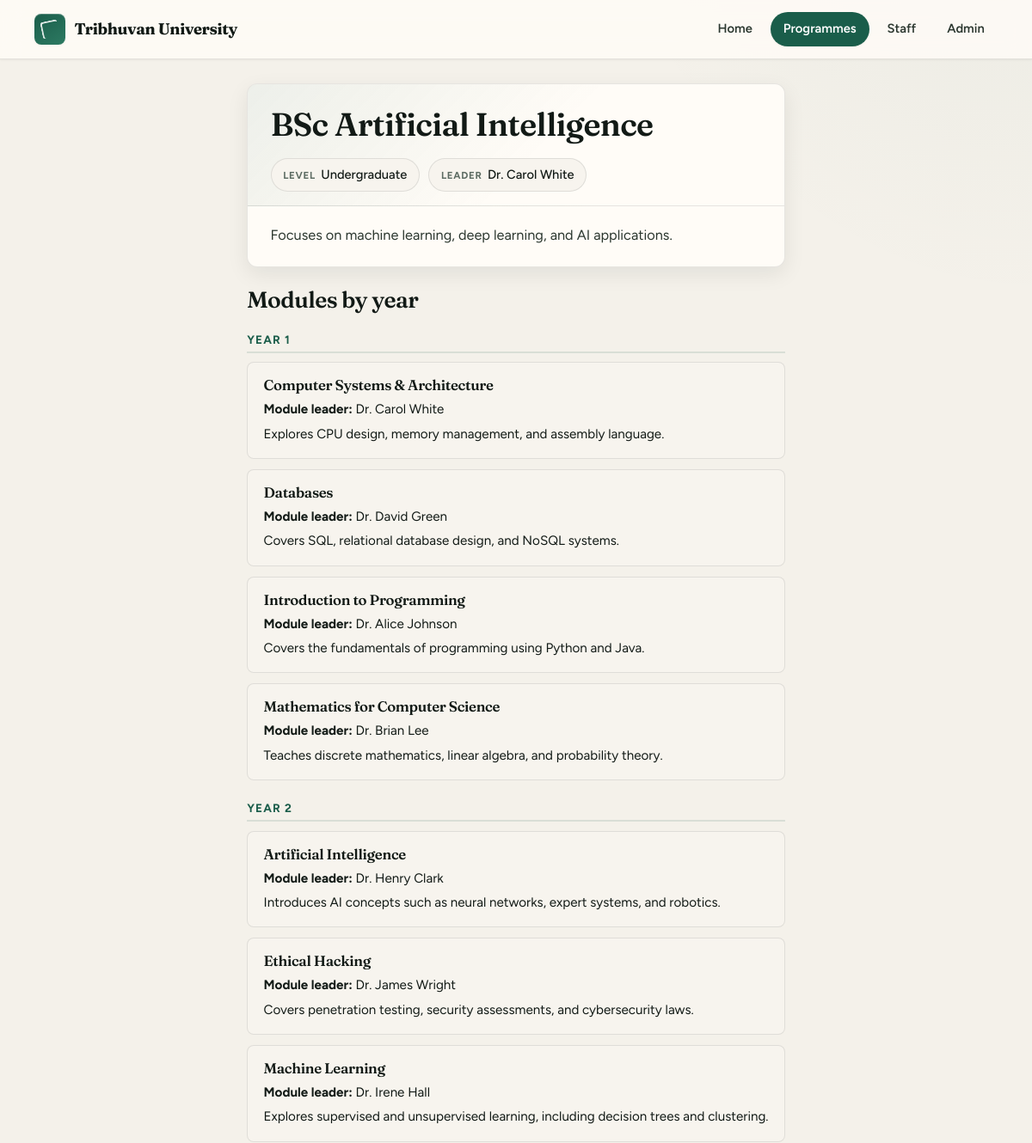
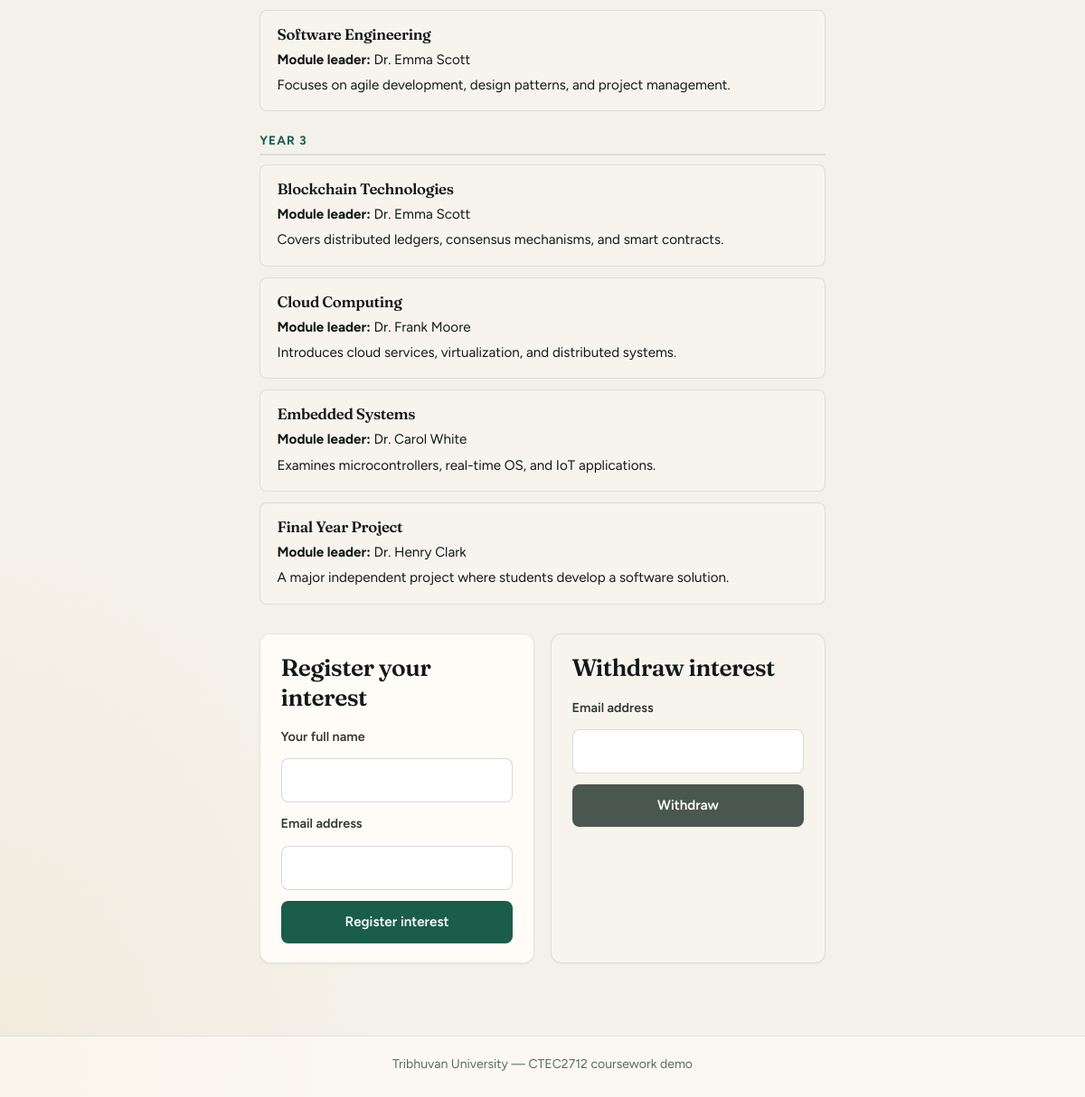
The page /programme/3 on the database its author committed (2 pictures, top to bottom).
### tables this page shows
CREATE TABLE Programmes (
    ProgrammeID INT PRIMARY KEY AUTO_INCREMENT,
    ProgrammeName VARCHAR(150) NOT NULL,
    LevelID INT NOT NULL,
    ProgrammeLeaderID INT NULL,
    Description TEXT NULL,
    Image VARCHAR(255) NULL,
    IsPublished TINYINT(1) NOT NULL DEFAULT 1,
    FOREIGN KEY (LevelID) REFERENCES Levels(LevelID) ON DELETE RESTRICT ON UPDATE CASCADE,
    FOREIGN KEY (ProgrammeLeaderID) REFERENCES Staff(StaffID) ON DELETE SET NULL ON UPDATE CASCADE,
    INDEX idx_programmes_level (LevelID),
    INDEX idx_programmes_published (IsPublished)
);

CREATE TABLE Levels (
    LevelID INT PRIMARY KEY,
    LevelName VARCHAR(50) NOT NULL UNIQUE
);

CREATE TABLE Staff (
    StaffID INT PRIMARY KEY,
    Name VARCHAR(120) NOT NULL,
    Username VARCHAR(80) NULL UNIQUE,
    PasswordHash VARCHAR(255) NULL
);

CREATE TABLE ProgrammeModules (
    ProgrammeModuleID INT PRIMARY KEY AUTO_INCREMENT,
    ProgrammeID INT NOT NULL,
    ModuleID INT NOT NULL,
    Year TINYINT NOT NULL,
    FOREIGN KEY (ProgrammeID) REFERENCES Programmes(ProgrammeID) ON DELETE CASCADE ON UPDATE CASCADE,
    FOREIGN KEY (ModuleID) REFERENCES Modules(ModuleID) ON DELETE CASCADE ON UPDATE CASCADE,
    CONSTRAINT chk_programmemodules_year CHECK (Year BETWEEN 1 AND 4),
    UNIQUE KEY uq_programme_module_year (ProgrammeID, ModuleID, Year),
    INDEX idx_programmemodules_programme_year (ProgrammeID, Year),
    INDEX idx_programmemodules_module (ModuleID)
);

CREATE TABLE Modules (
    ModuleID INT PRIMARY KEY AUTO_INCREMENT,
    ModuleName VARCHAR(150) NOT NULL,
    ModuleLeaderID INT NULL,
    Description TEXT NULL,
    Image VARCHAR(255) NULL,
    FOREIGN KEY (ModuleLeaderID) REFERENCES Staff(StaffID) ON DELETE SET NULL ON UPDATE CASCADE,
    INDEX idx_modules_leader (ModuleLeaderID)
);

### app/core/Controller.php (called while the page is built, shortened)
<?php
class Controller
{
    protected function view(string $template, array $data = []): void
    {
        include __DIR__ . '/../views/layout.php';
    }
}

### app/controllers/StudentController.php (called while the page is built, shortened)
<?php
final class StudentController extends Controller
{
    private ProgrammeModel $programmes;
    public function __construct()
    {
        $this->programmes = new ProgrammeModel();
    }
    public function show(int $id): void
    {
        $programme = $this->programmes->find($id);
        $this->view('student/show', [
            'programme' => $programme,
            'modulesByYear' => $this->programmes->modulesByYear($id),
        ]);
    }
}

### app/bootstrap.php (called while the page is built, shortened)
<?php
$config = require __DIR__ . '/config/config.php';
spl_autoload_register(static function (string $class): void {
    $prefixes = [
        'Core\\' => __DIR__ . '/core/',
        'Controllers\\' => __DIR__ . '/controllers/',
        'Models\\' => __DIR__ . '/models/',
    ];
    foreach ($prefixes as $prefix => $baseDir) {
        if (str_starts_with($class, $prefix)) {
            $relative = substr($class, strlen($prefix));
            $path = $baseDir . str_replace('\\', '/', $relative) . '.php';
            return;
        }
    }
});
function app_config(string $key)
{
    global $config;
    $parts = explode('.', $key);
    $value = $config;
    foreach ($parts as $part) {
        $value = $value[$part];
    }
    return $value;
}
function e(?string $value): string
{
    return htmlspecialchars((string) $value, ENT_QUOTES | ENT_SUBSTITUTE, 'UTF-8');
}
function request_base_path(): string
{
    static $cached = null;
    if ($cached !== null) {
        return $cached;
    }
    $script = (string) ($_SERVER['SCRIPT_NAME'] ?? '/index.php');
    $dir = str_replace('\\', '/', dirname($script));
    $cached = ($dir === '/' || $dir === '.') ? '' : rtrim($dir, '/');
    return $cached;
}
function url(string $path = '/'): string
{
    $base = request_base_path();
    if ($path === '' || $path === '/') {
        return $base === '' ? '/' : $base . '/';
    }
    $path = $path[0] === '/' ? $path : '/' . $path;
    return $base . $path;
}

### app/config/config.php (called while the page is built, shortened)
<?php
return [
    'db' => [
        'host' => getenv('DB_HOST') ?: '127.0.0.1',
        'port' => getenv('DB_PORT') ?: '3306',
        'socket' => getenv('DB_SOCKET') ?: '',
        'name' => getenv('DB_NAME') ?: 'student_course_hub',
        'user' => getenv('DB_USER') ?: 'root',
        'pass' => getenv('DB_PASS') ?: '',
        'charset' => 'utf8mb4',
    ],
    'app' => [
        'name' => 'Tribhuvan University',
        'base_path' => '',
    ],
];

### app/core/Database.php (called while the page is built, shortened)
<?php
final class Database
{
    private static ?PDO $pdo = null;
    public static function connection(): PDO
    {
        if (self::$pdo !== null) {
            return self::$pdo;
        }
        $host = app_config('db.host');
        $port = app_config('db.port');
        $socket = (string) app_config('db.socket');
        $name = app_config('db.name');
        $charset = app_config('db.charset');
        $user = app_config('db.user');
        $pass = app_config('db.pass');
        $dsn = $socket !== ''
            ? "mysql:unix_socket={$socket};dbname={$name};charset={$charset}"
            : "mysql:host={$host};port={$port};dbname={$name};charset={$charset}";
        try {
            self::$pdo = new PDO($dsn, $user, $pass, [
                PDO::ATTR_ERRMODE => PDO::ERRMODE_EXCEPTION,
                PDO::ATTR_DEFAULT_FETCH_MODE => PDO::FETCH_ASSOC,
                PDO::ATTR_EMULATE_PREPARES => false,
            ]);
        } catch (PDOException $exception) {
            throw new RuntimeException('Database connection failed: ' . $exception->getMessage());
        }
        return self::$pdo;
    }
}

### app/models/ProgrammeModel.php (called while the page is built, shortened)
<?php
final class ProgrammeModel
{
    private PDO $db;
    public function __construct()
    {
        $this->db = Database::connection();
    }
    public function find(int $id, bool $adminMode = false): ?array
    {
        $sql = "SELECT p.*, l.LevelName, s.Name AS ProgrammeLeader
                FROM Programmes p
                JOIN Levels l ON l.LevelID = p.LevelID
                LEFT JOIN Staff s ON s.StaffID = p.ProgrammeLeaderID
                WHERE p.ProgrammeID = :id";
        if (!$adminMode) {
            $sql .= " AND p.IsPublished = 1";
        }
        $stmt = $this->db->prepare($sql);
        $stmt->execute(['id' => $id]);
        $row = $stmt->fetch();
        return $row ?: null;
    }
    public function modulesByYear(int $programmeId): array
    {
        $stmt = $this->db->prepare(
            "SELECT pm.Year, m.ModuleName, m.Description, m.Image, s.Name AS ModuleLeader
             FROM ProgrammeModules pm
             JOIN Modules m ON m.ModuleID = pm.ModuleID
             LEFT JOIN Staff s ON s.StaffID = m.ModuleLeaderID
             WHERE pm.ProgrammeID = :id
             ORDER BY pm.Year, m.ModuleName"
        );
        $stmt->execute(['id' => $programmeId]);
        $rows = $stmt->fetchAll();
        $grouped = [];
        foreach ($rows as $row) {
            $year = (int) $row['Year'];
            $grouped[$year][] = $row;
        }
        return $grouped;
    }
}

### app/views/student/show.php (the view, shortened to what this page needs)
<article class="programme-detail programme-detail--hero">
    <header class="programme-detail__header">
        <h1><?= e($programme['ProgrammeName']) ?></h1>
        <ul class="meta-chips" aria-label="Programme summary">
            <li><span class="meta-chips__label">Level</span> <?= e($programme['LevelName']) ?></li>
            <li><span class="meta-chips__label">Leader</span> <?= e($programme['ProgrammeLeader'] ?? 'TBA') ?></li>
        </ul>
    </header>
    <p><?= e($programme['Description'] ?? '') ?></p>
</article>
<section class="page-block">
    <h2 class="section-title">Modules by year</h2>
    <?php foreach ($modulesByYear as $year => $modules): ?>
        <h3 class="year-heading">Year <?= (int) $year ?></h3>
        <ul class="module-list">
            <?php foreach ($modules as $module): ?>
                <li class="module-list__item">
                    <h4 class="module-list__title"><?= e($module['ModuleName']) ?></h4>
                    <p><strong>Module leader:</strong> <?= e($module['ModuleLeader'] ?? 'TBA') ?></p>
                    <p><?= e($module['Description'] ?? '') ?></p>
                </li>
            <?php endforeach; ?>
        </ul>
    <?php endforeach; ?>
</section>
<section class="interest-grid page-block">
    <div class="interest-panel">
        <h2 class="section-title">Register your interest</h2>
        <form method="post" action="<?= e(url('/interest/register')) ?>">
            <label for="student_name">Your full name</label>
            <input id="student_name" name="student_name" required maxlength="100">
            <label for="email">Email address</label>
            <input id="email" type="email" name="email" required maxlength="255">
            <button type="submit">Register interest</button>
        </form>
    </div>
    <div class="interest-panel interest-panel--muted">
        <h2 class="section-title">Withdraw interest</h2>
        <form method="post" action="<?= e(url('/interest/withdraw')) ?>">
            <label for="withdraw_email">Email address</label>
            <input id="withdraw_email" type="email" name="email" required maxlength="255">
            <button type="submit" class="secondary">Withdraw</button>
        </form>
    </div>
</section>

### rows shown on the page
programmes: ProgrammeName "BSc Artificial Intelligence", LevelID.LevelName "Undergraduate", ProgrammeLeaderID.Name "Dr. Carol White", Description "Focuses on machine learning, deep learning, and AI applications."
programmemodules: ModuleID.ModuleName "Computer Systems & Architecture", staff.Name "Dr. Carol White", ModuleID.Description "Explores CPU design, memory management, and assembly language."
programmemodules: ModuleID.ModuleName "Databases", staff.Name "Dr. David Green", ModuleID.Description "Covers SQL, relational database design, and NoSQL systems."
programmemodules: ModuleID.ModuleName "Introduction to Programming", staff.Name "Dr. Alice Johnson", ModuleID.Description "Covers the fundamentals of programming using Python and Java."
programmemodules: ModuleID.ModuleName "Mathematics for Computer Science", staff.Name "Dr. Brian Lee", ModuleID.Description "Teaches discrete mathematics, linear algebra, and probability theory."
programmemodules: ModuleID.ModuleName "Artificial Intelligence", staff.Name "Dr. Henry Clark", ModuleID.Description "Introduces AI concepts such as neural networks, expert systems, and robotics."
programmemodules: ModuleID.ModuleName "Ethical Hacking", staff.Name "Dr. James Wright", ModuleID.Description "Covers penetration testing, security assessments, and cybersecurity laws."
programmemodules: ModuleID.ModuleName "Machine Learning", staff.Name "Dr. Irene Hall", ModuleID.Description "Explores supervised and unsupervised learning, including decision trees and clustering."
programmemodules: ModuleID.ModuleName "Software Engineering", staff.Name "Dr. Emma Scott", ModuleID.Description "Focuses on agile development, design patterns, and project management."
programmemodules: Year "3", ModuleID.ModuleName "Final Year Project", staff.Name "Dr. Henry Clark", ModuleID.Description "A major independent project where students develop a software solution."
programmemodules: ModuleID.ModuleName "Blockchain Technologies", staff.Name "Dr. Emma Scott", ModuleID.Description "Covers distributed ledgers, consensus mechanisms, and smart contracts."
programmemodules: ModuleID.ModuleName "Cloud Computing", staff.Name "Dr. Frank Moore", ModuleID.Description "Introduces cloud services, virtualization, and distributed systems."
programmemodules: ModuleID.ModuleName "Embedded Systems", staff.Name "Dr. Carol White", ModuleID.Description "Examines microcontrollers, real-time OS, and IoT applications."

### other values the page prints
app_config('app.name') "Tribhuvan University"
$year "1"
$year "2"
